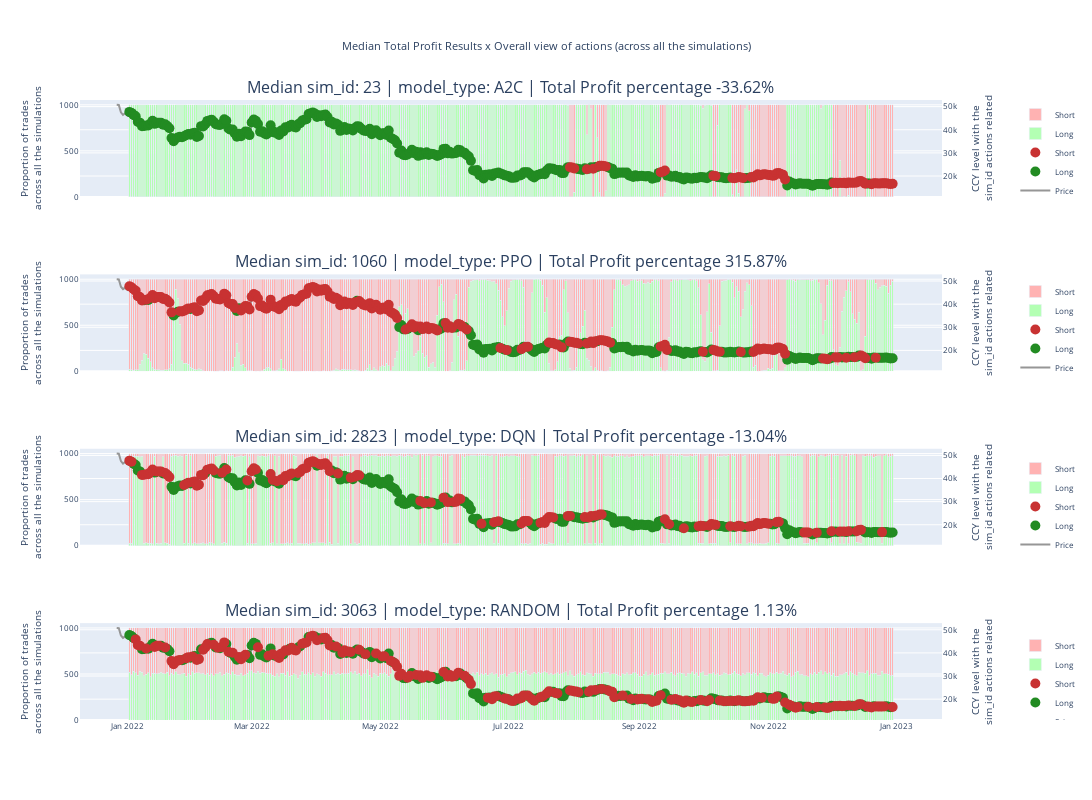

The cell this chart's notebook holds for it:
### Code cell
plot_robot_actions_all_sim_id_all_models(config_file_name_without_extension, median_sim_id_A2C, median_sim_id_PPO, median_sim_id_DQN, median_sim_id_RANDOM)

### Figure 1 — Plotly figure (JSON) as saved in the notebook; plotly's stock layout.template omitted (floating-point values rounded to 4 significant figures; data arrays with more than 128 entries replaced by an {"elided": "..."} marker saying what was removed)
{"data": [{"legendgroup": "1", "marker": {"color": "#969696"}, "mode": "lines", "name": "Price", "type": "scatter", "x": {"elided": "369 str values"}, "xaxis": "x", "y": {"elided": "369 float values"}, "yaxis": "y2"}, {"legendgroup": "1", "marker": {"color": "#228b22", "size": 10, "symbol": "circle"}, "mode": "markers", "name": "Long", "type": "scatter", "x": {"elided": "299 str values"}, "xaxis": "x", "y": {"elided": "299 float values"}, "yaxis": "y2"}, {"legendgroup": "1", "marker": {"color": "#c83232", "size": 10, "symbol": "circle"}, "mode": "markers", "name": "Short", "type": "scatter", "x": ["2022-07-30 00:00:00.000000", "2022-07-31 00:00:00.000000", "2022-08-01 00:00:00.000000", "2022-08-07 00:00:00.000000", "2022-08-10 00:00:00.000000", "2022-08-13 00:00:00.000000", "2022-08-14 00:00:00.000000", "2022-08-15 00:00:00.000000", "2022-08-16 00:00:00.000000", "2022-09-11 00:00:00.000000", "2022-09-12 00:00:00.000000", "2022-09-13 00:00:00.000000", "2022-10-06 00:00:00.000000", "2022-10-07 00:00:00.000000", "2022-10-15 00:00:00.000000", "2022-10-16 00:00:00.000000", "2022-10-17 00:00:00.000000", "2022-10-18 00:00:00.000000", "2022-10-19 00:00:00.000000", "2022-10-20 00:00:00.000000", "2022-10-24 00:00:00.000000", "2022-10-25 00:00:00.000000", "2022-10-26 00:00:00.000000", "2022-10-27 00:00:00.000000", "2022-10-28 00:00:00.000000", "2022-10-29 00:00:00.000000", "2022-10-30 00:00:00.000000", "2022-10-31 00:00:00.000000", "2022-11-01 00:00:00.000000", "2022-11-02 00:00:00.000000", "2022-11-03 00:00:00.000000", "2022-11-04 00:00:00.000000", "2022-11-05 00:00:00.000000", "2022-11-06 00:00:00.000000", "2022-11-07 00:00:00.000000", "2022-11-08 00:00:00.000000", "2022-11-09 00:00:00.000000", "2022-12-02 00:00:00.000000", "2022-12-03 00:00:00.000000", "2022-12-04 00:00:00.000000", "2022-12-05 00:00:00.000000", "2022-12-06 00:00:00.000000", "2022-12-07 00:00:00.000000", "2022-12-08 00:00:00.000000", "2022-12-09 00:00:00.000000", "2022-12-10 00:00:00.000000", "2022-12-11 00:00:00.000000", "2022-12-12 00:00:00.000000", "2022-12-13 00:00:00.000000", "2022-12-14 00:00:00.000000", "2022-12-15 00:00:00.000000", "2022-12-16 00:00:00.000000", "2022-12-17 00:00:00.000000", "2022-12-20 00:00:00.000000", "2022-12-21 00:00:00.000000", "2022-12-22 00:00:00.000000", "2022-12-23 00:00:00.000000", "2022-12-24 00:00:00.000000", "2022-12-25 00:00:00.000000", "2022-12-26 00:00:00.000000", "2022-12-27 00:00:00.000000", "2022-12-28 00:00:00.000000", "2022-12-29 00:00:00.000000", "2022-12-30 00:00:00.000000"], "xaxis": "x", "y": [23770.0, 23640.0, 23290.0, 22950.0, 23150.0, 24400.0, 24440.0, 24310.0, 24090.0, 21650.0, 21830.0, 22400.0, 20160.0, 19960.0, 19180.0, 19070.0, 19260.0, 19550.0, 19330.0, 19120.0, 19570.0, 19330.0, 20080.0, 20770.0, 20300.0, 20590.0, 20810.0, 20630.0, 20490.0, 20480.0, 20150.0, 20210.0, 21150.0, 21300.0, 20910.0, 20590.0, 18550.0, 16980.0, 17090.0, 16890.0, 17110.0, 16970.0, 17090.0, 16840.0, 17220.0, 17130.0, 17130.0, 17090.0, 17210.0, 17770.0, 17800.0, 17360.0, 16630.0, 16440.0, 16900.0, 16820.0, 16820.0, 16780.0, 16840.0, 16830.0, 16920.0, 16710.0, 16550.0, 16630.0], "yaxis": "y2"}, {"legendgroup": "1", "marker": {"color": " #b3ffb3"}, "name": "Long", "type": "bar", "x": {"elided": "363 str values"}, "xaxis": "x", "y": {"elided": "363 int values"}, "yaxis": "y"}, {"legendgroup": "1", "marker": {"color": "#ffb2b2"}, "name": "Short", "type": "bar", "x": {"elided": "363 str values"}, "xaxis": "x", "y": {"elided": "363 int values"}, "yaxis": "y"}, {"legendgroup": "2", "marker": {"color": "#969696"}, "mode": "lines", "name": "Price", "type": "scatter", "x": {"elided": "369 str values"}, "xaxis": "x2", "y": {"elided": "369 float values"}, "yaxis": "y4"}, {"legendgroup": "2", "marker": {"color": "#228b22", "size": 10, "symbol": "circle"}, "mode": "markers", "name": "Long", "type": "scatter", "x": {"elided": "159 str values"}, "xaxis": "x2", "y": {"elided": "159 float values"}, "yaxis": "y4"}, {"legendgroup": "2", "marker": {"color": "#c83232", "size": 10, "symbol": "circle"}, "mode": "markers", "name": "Short", "type": "scatter", "x": {"elided": "204 str values"}, "xaxis": "x2", "y": {"elided": "204 float values"}, "yaxis": "y4"}, {"legendgroup": "2", "marker": {"color": " #b3ffb3"}, "name": "Long", "type": "bar", "x": {"elided": "363 str values"}, "xaxis": "x2", "y": {"elided": "363 int values"}, "yaxis": "y3"}, {"legendgroup": "2", "marker": {"color": "#ffb2b2"}, "name": "Short", "type": "bar", "x": {"elided": "363 str values"}, "xaxis": "x2", "y": {"elided": "363 int values"}, "yaxis": "y3"}, {"legendgroup": "3", "marker": {"color": "#969696"}, "mode": "lines", "name": "Price", "type": "scatter", "x": {"elided": "369 str values"}, "xaxis": "x3", "y": {"elided": "369 float values"}, "yaxis": "y6"}, {"legendgroup": "3", "marker": {"color": "#228b22", "size": 10, "symbol": "circle"}, "mode": "markers", "name": "Long", "type": "scatter", "x": {"elided": "233 str values"}, "xaxis": "x3", "y": {"elided": "233 float values"}, "yaxis": "y6"}, {"legendgroup": "3", "marker": {"color": "#c83232", "size": 10, "symbol": "circle"}, "mode": "markers", "name": "Short", "type": "scatter", "x": {"elided": "130 str values"}, "xaxis": "x3", "y": {"elided": "130 float values"}, "yaxis": "y6"}, {"legendgroup": "3", "marker": {"color": " #b3ffb3"}, "name": "Long", "type": "bar", "x": {"elided": "363 str values"}, "xaxis": "x3", "y": {"elided": "363 int values"}, "yaxis": "y5"}, {"legendgroup": "3", "marker": {"color": "#ffb2b2"}, "name": "Short", "type": "bar", "x": {"elided": "363 str values"}, "xaxis": "x3", "y": {"elided": "363 int values"}, "yaxis": "y5"}, {"legendgroup": "4", "marker": {"color": "#969696"}, "mode": "lines", "name": "Price", "type": "scatter", "x": {"elided": "369 str values"}, "xaxis": "x4", "y": {"elided": "369 float values"}, "yaxis": "y8"}, {"legendgroup": "4", "marker": {"color": "#228b22", "size": 10, "symbol": "circle"}, "mode": "markers", "name": "Long", "type": "scatter", "x": {"elided": "183 str values"}, "xaxis": "x4", "y": {"elided": "183 float values"}, "yaxis": "y8"}, {"legendgroup": "4", "marker": {"color": "#c83232", "size": 10, "symbol": "circle"}, "mode": "markers", "name": "Short", "type": "scatter", "x": {"elided": "180 str values"}, "xaxis": "x4", "y": {"elided": "180 float values"}, "yaxis": "y8"}, {"legendgroup": "4", "marker": {"color": " #b3ffb3"}, "name": "Long", "type": "bar", "x": {"elided": "363 str values"}, "xaxis": "x4", "y": {"elided": "363 int values"}, "yaxis": "y7"}, {"legendgroup": "4", "marker": {"color": "#ffb2b2"}, "name": "Short", "type": "bar", "x": {"elided": "363 str values"}, "xaxis": "x4", "y": {"elided": "363 int values"}, "yaxis": "y7"}], "layout": {"annotations": [{"font": {"size": 16}, "showarrow": false, "text": "Median sim_id: 23 | model_type: A2C | Total Profit percentage -33.62%", "x": 0.47, "xanchor": "center", "xref": "paper", "y": 1, "yanchor": "bottom", "yref": "paper"}, {"font": {"size": 16}, "showarrow": false, "text": "Median sim_id: 1060 | model_type: PPO | Total Profit percentage 315.87%", "x": 0.47, "xanchor": "center", "xref": "paper", "y": 0.7188, "yanchor": "bottom", "yref": "paper"}, {"font": {"size": 16}, "showarrow": false, "text": "Median sim_id: 2823 | model_type: DQN | Total Profit percentage -13.04%", "x": 0.47, "xanchor": "center", "xref": "paper", "y": 0.4375, "yanchor": "bottom", "yref": "paper"}, {"font": {"size": 16}, "showarrow": false, "text": "Median sim_id: 3063 | model_type: RANDOM | Total Profit percentage 1.13%", "x": 0.47, "xanchor": "center", "xref": "paper", "y": 0.1562, "yanchor": "bottom", "yref": "paper"}], "barmode": "stack", "font": {"size": 8}, "height": 800, "legend": {"tracegroupgap": 82}, "title": {"text": "Median Total Profit Results x Overall view of actions (across all the simulations)", "x": 0.5}, "width": 1200, "xaxis": {"anchor": "y", "categoryorder": "category ascending", "domain": [0, 0.94], "matches": "x4", "showticklabels": false}, "xaxis2": {"anchor": "y3", "domain": [0, 0.94], "matches": "x4", "showticklabels": false}, "xaxis3": {"anchor": "y5", "domain": [0, 0.94], "matches": "x4", "showticklabels": false}, "xaxis4": {"anchor": "y7", "domain": [0, 0.94]}, "yaxis": {"anchor": "x", "domain": [0.8438, 1], "matches": "y7", "title": {"text": "Proportion of trades<br>across all the simulations"}}, "yaxis2": {"anchor": "x", "overlaying": "y", "side": "right", "title": {"text": "CCY level with the<br>sim_id actions related"}}, "yaxis3": {"anchor": "x2", "domain": [0.5625, 0.7188], "matches": "y7", "title": {"text": "Proportion of trades<br>across all the simulations"}}, "yaxis4": {"anchor": "x2", "overlaying": "y3", "side": "right", "title": {"text": "CCY level with the<br>sim_id actions related"}}, "yaxis5": {"anchor": "x3", "domain": [0.2812, 0.4375], "matches": "y7", "title": {"text": "Proportion of trades<br>across all the simulations"}}, "yaxis6": {"anchor": "x3", "overlaying": "y5", "side": "right", "title": {"text": "CCY level with the<br>sim_id actions related"}}, "yaxis7": {"anchor": "x4", "domain": [0, 0.1562], "title": {"text": "Proportion of trades<br>across all the simulations"}}, "yaxis8": {"anchor": "x4", "overlaying": "y7", "side": "right", "title": {"text": "CCY level with the<br>sim_id actions related"}}}}
